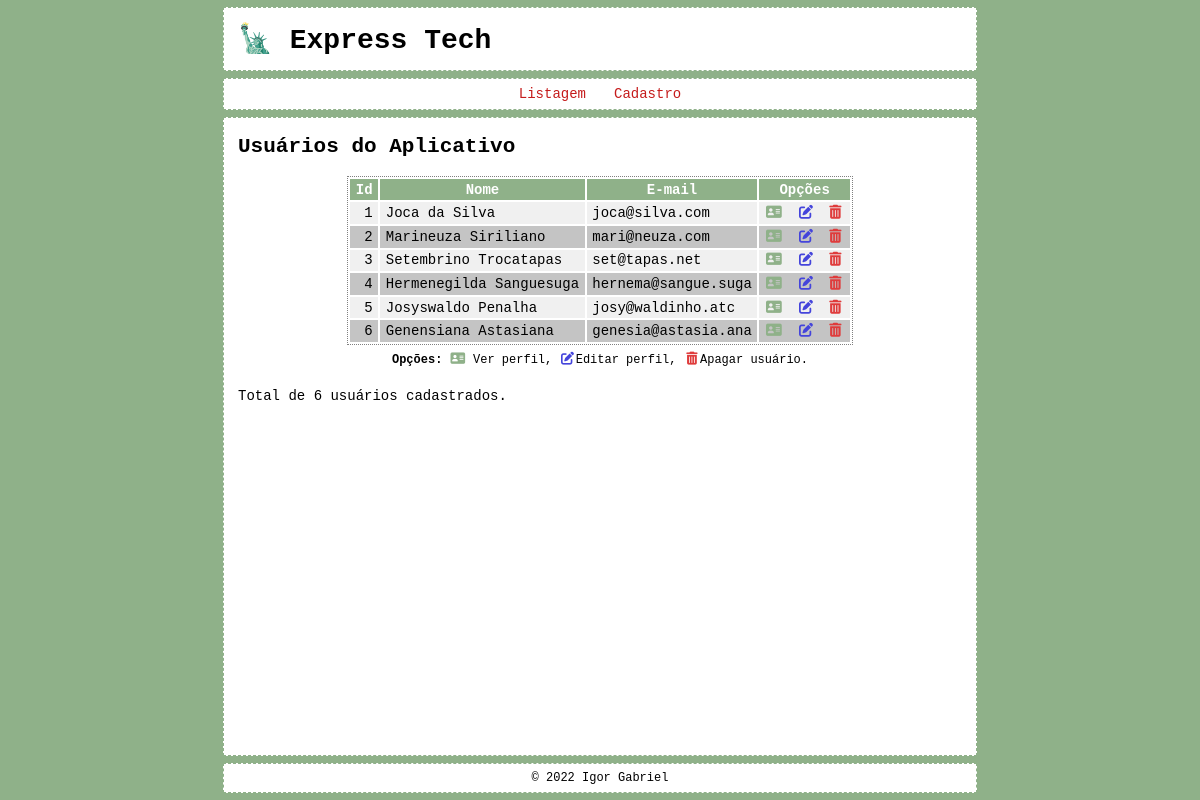
The page / on the database its author committed.
### tables this page shows
CREATE TABLE users (
    id INT PRIMARY KEY NOT NULL AUTO_INCREMENT,
    date TIMESTAMP NOT NULL DEFAULT CURRENT_TIMESTAMP,
    name VARCHAR(255) NOT NULL,
    email VARCHAR(255) NOT NULL,
    password VARCHAR(255) NOT NULL,
    birth DATE NOT NULL,
    avatar VARCHAR(255) NOT NULL,
    bio TEXT,
    type ENUM('user', 'author', 'moderator', 'admin') DEFAULT 'user',
    status ENUM('active', 'inactive', 'deleted') DEFAULT 'active'
);

### page/home.php (the view, shortened to what this page needs)
<?php
$page_content = "<h2>Usuários do Aplicativo</h2>";
$sql = "SELECT id, name, email FROM users WHERE status != 'deleted' ORDER BY date DESC;";
$res = $conn->query($sql);
$total = $res->num_rows;
if ($total > 0) {
    $page_content .= <<<HTML
<div class="list-overflow">
    <table class="user-list">
        <tr>
            <th>Id</th>
            <th>Nome</th>
            <th>E-mail</th>
            <th>Opções</th>
        </tr>
HTML;
    while ($user = $res->fetch_assoc()) :
        $page_content .= <<<HTML
    <tr>
        <td>{$user['id']}</td>
        <td>{$user['name']}</td>
        <td>{$user['email']}</td>
        <td>
            <a title="Ver perfil de {$user['name']}." href="/?p=view&u={$user['id']}"><i class="fa-solid fa-address-card fa-fw"></i></a>
            <a class="user-edt" title="Editar perfil de {$user['name']}." href="/?p=edit&u={$user['id']}"><i class="fa-solid fa-pen-to-square fa-fw"></i></a>
            <a title="Apagar perfil de {$user['name']}." href="/?p=delete&u={$user['id']}"><i class="fa-solid fa-trash-can fa-fw"></i></a>
        </td>
    </tr>
HTML;
    endwhile;
    $page_content .= <<<HTML
    </table>
    <div class="options">
        <strong>Opções: </strong>
        <i class="fa-solid fa-address-card fa-fw"></i> Ver perfil,
        <i class="fa-solid fa-pen-to-square fa-fw"></i>Editar perfil,
        <i class="fa-solid fa-trash-can fa-fw"></i>Apagar usuário.
    </div>
</div>
<p>Total de ${total} usuários cadastrados.</p>
HTML;
} else {
    $page_content .= "<p>Nenhum usuário foi encontrado.</p>";
}

### index.php (shortened to what this page needs)
<?php
require('config/_config.php');
if (isset($_GET['p']))
    $page = htmlspecialchars(trim(strtolower($_GET['p'])));
else
    $page = 'home';
require('page/' . $page . '.php');
if (file_exists('css/' . $page . '.css'))
    $page_css = '<link rel="stylesheet" href="css/' . $page . '.css">';
else
    $page_css = '';
?>
<!DOCTYPE html>
<html>
<head>
    <link rel="stylesheet" href="css/style.css">
    <?php
    echo $page_css;
    ?>
    <link rel="stylesheet" href="https://cdnjs.cloudflare.com/ajax/libs/font-awesome/6.1.2/css/all.min.css">
</head>
<body>
    <div class="wrap">
        <header>
            <h1>
                <a href="/">	&#128509;</a>
                Express Tech
            </h1>
        </header>
        <nav>
            <a href="/">Listagem</a>
            <a href="/?p=new">Cadastro</a>
        </nav>
        <main>
            <?php
            echo $page_content;
            ?>
        </main>
        <footer>&copy; 2022 Igor Gabriel</footer>
    </div>
</body>
</html>

### css/style.css (style rules this page uses)
* { box-sizing: border-box; outline: none; }
html, body { position: relative; width: 100%; height: 100%; margin: 0; padding: 0; font-size: 14px; font-family: monospace; background: rgb(143, 177, 137); }
body { background: rgb(143, 177, 137); }
a { color: rgb(197, 27, 27); text-decoration: none; }
.wrap { position: relative; width: 100%; height: 100%; max-width: 768px; margin: auto; display: flex; flex-direction: column; padding: .5rem; overflow: auto; }
header, nav, main, footer { border: 1px dashed rgb(143, 177, 137); background: white; }
nav, main, footer { margin-top: .5rem; }
header h1 { margin: 1rem; }
nav { display: flex; align-items: center; justify-content: center; }
nav a { padding: .5rem 1rem; }
main { padding: 0 1rem; flex-grow: 1; }
footer { padding: .5rem; text-align: center; font-size: small; }

### css/home.css (style rules this page uses)
.list-overflow { overflow-x: auto; }
.user-list { border-spacing: .15rem; border-collapse: separate; border: 1px dotted grey; margin: auto; }
.user-list th { background: rgb(143, 177, 137); color: white; }
.user-list th, .user-list td { padding: .2rem .4rem; white-space: nowrap; }
.user-list tr:nth-child(even) td { background: rgb(240, 240, 240); }
.user-list tr:nth-child(odd) td { background: rgb(196, 196, 196); }
.user-list tr td:first-child { text-align: right; }
.user-list tr td:last-child { text-align: center; }
.user-edt { padding-left: .45rem; padding-right: .25rem; }
.options { text-align: center; padding: .5rem 0; font-size: small; white-space: nowrap; }
.list-overflow i[class~=fa-address-card] { color: rgb(143, 177, 137); }
.list-overflow i[class~=fa-pen-to-square] { color: rgb(68, 68, 219); }
.list-overflow i[class~=fa-trash-can] { color: rgb(223, 59, 59); }

### rows shown on the page
users: id "1", name "Joca da Silva", email "joca@silva.com"
users: id "2", name "Marineuza Siriliano", email "mari@neuza.com"
users: id "3", name "Setembrino Trocatapas", email "set@tapas.net"
users: id "4", name "Hermenegilda Sanguesuga", email "hernema@sangue.suga"
users: id "5", name "Josyswaldo Penalha", email "josy@waldinho.atc"
users: id "6", name "Genensiana Astasiana", email "genesia@astasia.ana"

### other values the page prints
total "6"
